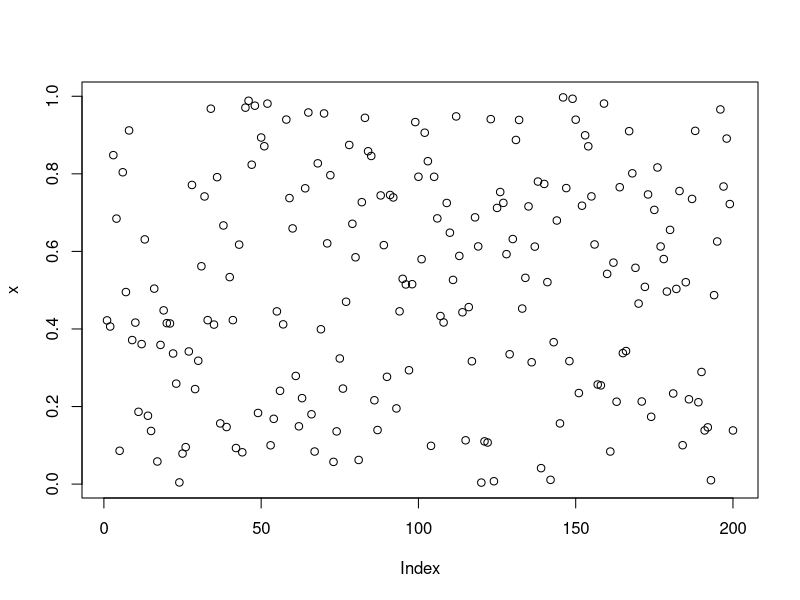
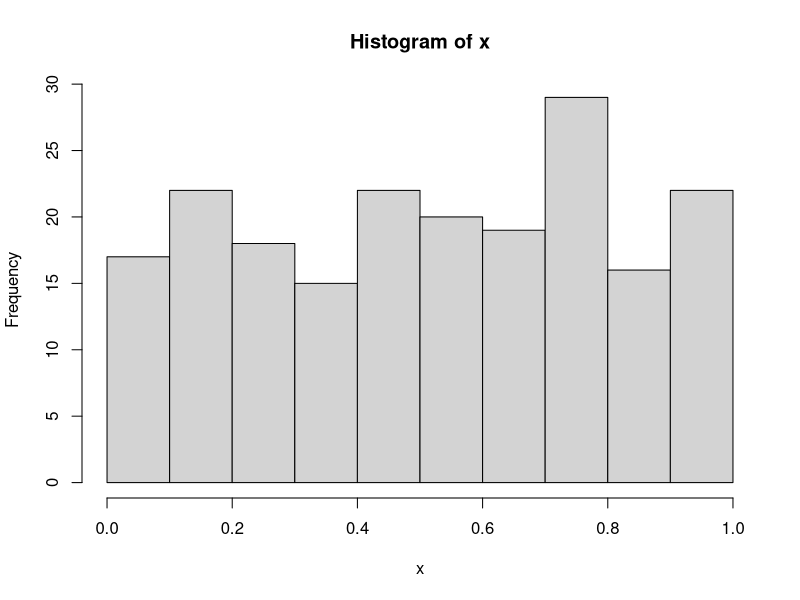
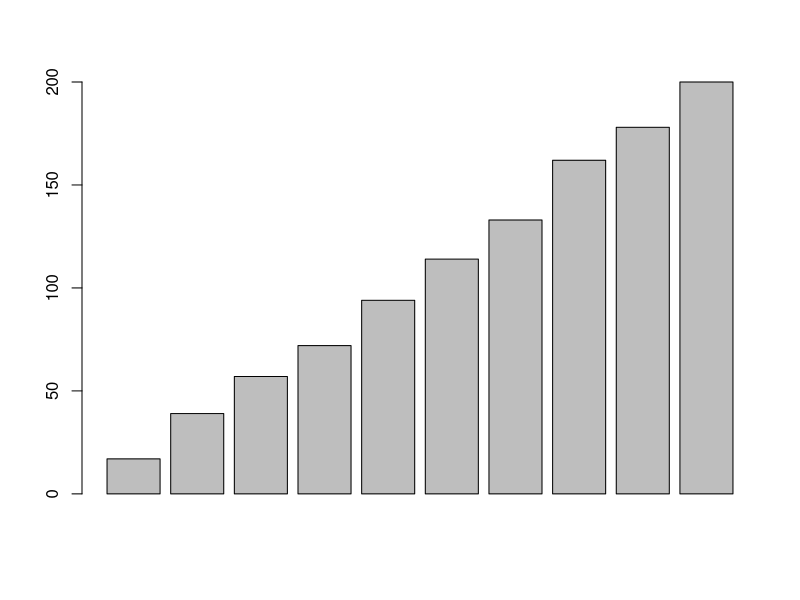

These figures' R source, in order:
runif(10)
x <- runif(200)
plot(x)
hist(x)

h <- hist(x, plot=FALSE) # binning only, no plot
h
h$counts
hcum <- cumsum(h$counts)
hcum
barplot(hcum)

#barplot(hcum, names.arg=round(h$mids,2),col="white")

